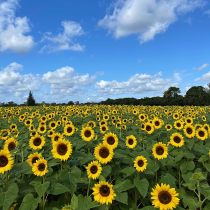
#> input picture the_berry_farms_sunflower_field.jpeg, 210 x 210 px, shrunk from 1440 x 1440 before the run
$ jupyter execute q1.ipynb
#> lines starting #> are read from the running program, lines starting #| are printed output that depends on the picture; after the words box and inside, x2 and y2 are one past the last pixel; in counts of white or black regions, pixels touching at a corner belong together
[cell 1]
import cv2 as cv
import numpy as np
import matplotlib.pyplot as plt
from scipy import ndimage

im = cv.imread("the_berry_farms_sunflower_field.jpeg", cv.IMREAD_REDUCED_COLOR_4)
#> im is the input picture: shape (210, 210, 3); mean B, G, R 119.8, 125.3, 100.4
gray = cv.cvtColor(im, cv.COLOR_BGR2GRAY)
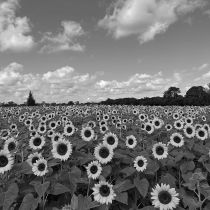
#> gray: shape (210, 210); min 5, max 251, mean 117.2
gray = gray.astype(np.float32) / 255.0

sigma_min = 1
sigma_max = 20
num_scales = 50
sigma_values = np.linspace(sigma_min, sigma_max, num_scales) #linear spacing of values from 1 to 21

log_responses = []

for sigma in sigma_values:
    blurred = cv.GaussianBlur(gray, (0, 0), sigma)
    laplacian = cv.Laplacian(blurred, cv.CV_32F)
    log_normalized = (sigma ** 2) * np.abs(laplacian) #scale normalize the laplacian
    log_responses.append(log_normalized)
#> this loop made 50 passes
#> pass 1, `blurred = cv.GaussianBlur(gray, (0, 0), sigma)`:
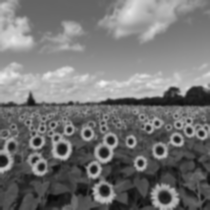
#> blurred: shape (210, 210) float32; min 0.033, max 0.946, mean 0.46
#> pass 1, `laplacian = cv.Laplacian(blurred, cv.CV_32F)`:
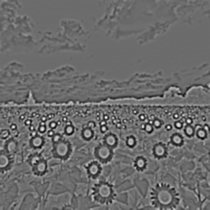
#> laplacian: shape (210, 210) float32; min -0.242, max 0.328, mean 2.35e-05; drawn with min black and max white
#> pass 1, `log_normalized = (sigma ** 2) * np.abs(laplacian)`:
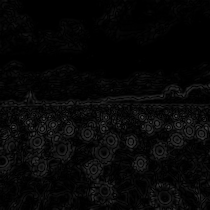
#> log_normalized: shape (210, 210) float32; min 1.19e-07, max 0.328, mean 0.0296
#> after the loop:
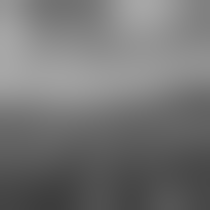
#> blurred: shape (210, 210) float32; min 0.24, max 0.658, mean 0.46
#> after the loop, log_responses = 50 items

log_stack = np.stack(log_responses, axis=2)
print(log_stack)
#> (printed output is left out)
print(log_stack.shape)
#| (210, 210, 50)

print("Finding scale-space extrema...")
threshold = 0.28


blob_candidates = []

# Use non-maximum suppression in 3D
for s in range(1, num_scales - 1):
    for y in range(5, gray.shape[0] - 5):
        for x in range(5, gray.shape[1] - 5):

            # Get local neighborhood (3x3x3)
            local_region = log_stack[y-1:y+2, x-1:x+2, s-1:s+2]
            center_value = log_stack[y, x, s]

            # Check if it's a local maximum and above threshold
            if center_value > threshold and center_value == np.max(local_region):
                # Store (x, y, sigma, response)
                blob_candidates.append((x, y, sigma_values[s], center_value))
#> after the loop, blob_candidates = 28 items, first 6: (188, 121, 1.39, 0.341), (53, 124, 1.39, 0.319), (178, 124, 1.39, 0.363), (42, 128, 1.39, 0.324), (103, 128, 1.39, 0.304), (70, 103, 1.78, 0.288)

print(f"Found {len(blob_candidates)} blob candidates")
#| Found 28 blob candidates

# Non-maximum suppression to remove overlapping detections
def non_max_suppression(blobs, overlap_thresh=0.5):
#> called with overlap_thresh = 0.5
    if len(blobs) == 0:
        return []

    blobs = sorted(blobs, key=lambda b: b[3], reverse=True)
#> blobs = 28 items, first 6: (140, 163, 2.16, 0.371), (69, 129, 1.78, 0.368), (177, 139, 2.16, 0.364), (178, 124, 1.39, 0.363), (130, 141, 1.78, 0.362), (87, 133, 2.16, 0.358)
    keep = []

    for blob in blobs:
        x1, y1, r1, _ = blob
        r1 = r1 * np.sqrt(2)  # Convert sigma to radius

        overlap = False
        for kept_blob in keep:
            x2, y2, r2, _ = kept_blob
            r2 = r2 * np.sqrt(2)

            dist = np.sqrt((x1 - x2)**2 + (y1 - y2)**2)
            if dist < (r1 + r2) * overlap_thresh:
                overlap = True
                break

        if not overlap:
            keep.append(blob)
#> this loop made 28 passes
#> (blob, x1, y1, r1) on passes 1 to 12: ((140, 163, 2.16, 0.371), 140, 163, 3.06), ((69, 129, 1.78, 0.368), 69, 129, 2.51), ((177, 139, 2.16, 0.364), 177, 139, 3.06), ((178, 124, 1.39, 0.363), 178, 124, 1.96), ((130, 141, 1.78, 0.362), 130, 141, 2.51), ((87, 133, 2.16, 0.358), 87, 133, 3.06), ((110, 140, 2.55, 0.356), 110, 140, 3.61), ((201, 133, 1.78, 0.355), 201, 133, 2.51), ((62, 149, 3.33, 0.354), 62, 149, 4.7), ((157, 123, 1.78, 0.353), 157, 123, 2.51), ((93, 169, 2.55, 0.352), 93, 169, 3.61), ((189, 130, 2.16, 0.352), 189, 130, 3.06)
#> after the loop, keep has the same summary as blobs

    return keep

# Apply non-maximum suppression
final_blobs = non_max_suppression(blob_candidates, overlap_thresh=0.5)
#> final_blobs has the same summary as blobs in non_max_suppression
print(f"After NMS: {len(final_blobs)} blobs")
#| After NMS: 28 blobs

# Sort by radius to find largest circles
final_blobs_sorted = sorted(final_blobs, key=lambda b: b[2], reverse=True)
#> final_blobs_sorted = 28 items, first 6: (164, 197, 4.1, 0.346), (62, 149, 3.33, 0.354), (104, 152, 3.33, 0.344), (104, 191, 3.33, 0.34), (31, 101, 3.33, 0.293), (110, 140, 2.55, 0.356)


# Draw circles on the image
result = im.copy()
for i, (x, y, sigma, response) in enumerate(final_blobs_sorted):
    radius = int(sigma * np.sqrt(2))  # Convert sigma to radius

    # Color code: largest circles in red, others in green
    if i < 3:
        color = (0, 0, 255)  # Red for largest
        thickness = 2
    else:
        color = (0, 255, 0)  # Green for others
        thickness = 2

    cv.circle(result, (int(x), int(y)), radius, color, thickness)
#> this loop made 28 passes
#> (x, y, sigma, response, radius, color) on passes 1 to 12: (164, 197, 4.1, 0.346, 5, (0, 0, 255)), (62, 149, 3.33, 0.354, 4, (0, 0, 255)), (104, 152, 3.33, 0.344, 4, (0, 0, 255)), (104, 191, 3.33, 0.34, 4, (0, 255, 0)), (31, 101, 3.33, 0.293, 4, (0, 255, 0)), (110, 140, 2.55, 0.356, 3, (0, 255, 0)), (93, 169, 2.55, 0.352, 3, (0, 255, 0)), (37, 141, 2.55, 0.348, 3, (0, 255, 0)), (41, 167, 2.55, 0.341, 3, (0, 255, 0)), (159, 150, 2.55, 0.334, 3, (0, 255, 0)), (11, 146, 2.55, 0.287, 3, (0, 255, 0)), (140, 163, 2.16, 0.371, 3, (0, 255, 0))
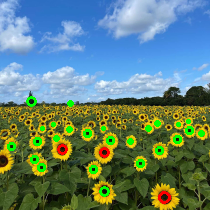
#> result: shape (210, 210, 3); 3.12% of pixels changed, all inside (x1, y1, x2, y2) = (7, 96, 205, 204)


# Display results
plt.figure(figsize=(15, 10))
plt.subplot(1, 2, 1)
plt.imshow(cv.cvtColor(im, cv.COLOR_BGR2RGB))
plt.title('Original Image')
plt.axis('off')

plt.subplot(1, 2, 2)
plt.imshow(cv.cvtColor(result, cv.COLOR_BGR2RGB))
plt.title(f'Detected Blobs (LoG) - {len(final_blobs)} circles')
plt.axis('off')
plt.tight_layout()
plt.show()
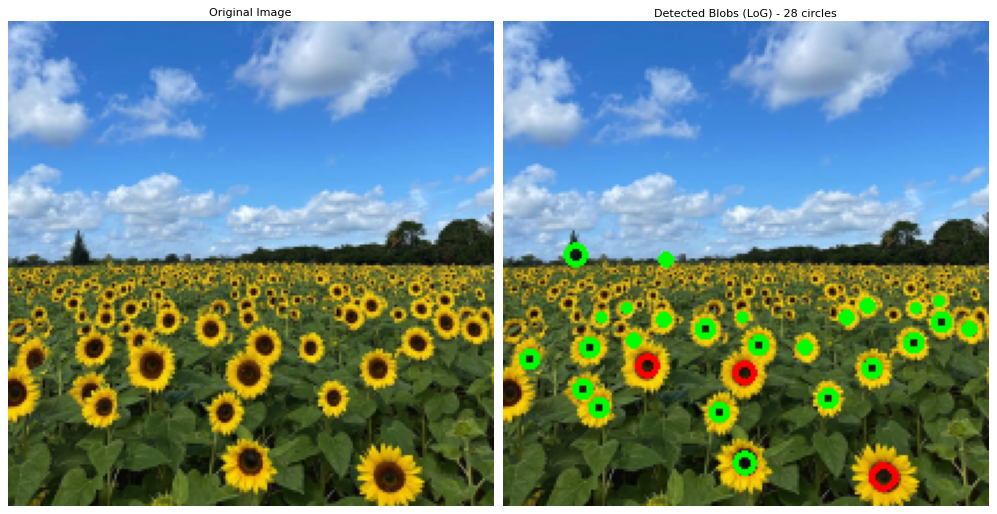
#> figure drawn by matplotlib, 2 panels


# Report the largest circles
print("\n=== RESULTS ===")
print(f"Range of σ values used: {sigma_min} to {sigma_max}")
print(f"Number of scales: {num_scales}")
print(f"\nTop 10 Largest Circles:")
print(f"{'Rank':<6} {'X':<8} {'Y':<8} {'Sigma':<10} {'Radius':<10} {'Response':<10}")
print("-" * 60)
for i, (x, y, sigma, response) in enumerate(final_blobs_sorted[:10], 1):
    radius = sigma * np.sqrt(2)
    print(f"{i:<6} {x:<8.1f} {y:<8.1f} {sigma:<10.2f} {radius:<10.2f} {response:<10.4f}")
#> this loop made 10 passes
#> (x, y, sigma, response, radius) on passes 1 to 10: (164, 197, 4.1, 0.346, 5.8), (62, 149, 3.33, 0.354, 4.7), (104, 152, 3.33, 0.344, 4.7), (104, 191, 3.33, 0.34, 4.7), (31, 101, 3.33, 0.293, 4.7), (110, 140, 2.55, 0.356, 3.61), (93, 169, 2.55, 0.352, 3.61), (37, 141, 2.55, 0.348, 3.61), (41, 167, 2.55, 0.341, 3.61), (159, 150, 2.55, 0.334, 3.61)
#| 1      164.0    197.0    4.10       5.80       0.3459
#| 2      62.0     149.0    3.33       4.70       0.3536
#| 3      104.0    152.0    3.33       4.70       0.3438
#| 4      104.0    191.0    3.33       4.70       0.3395
#| 5      31.0     101.0    3.33       4.70       0.2927
#| 6      110.0    140.0    2.55       3.61       0.3560
#| 7      93.0     169.0    2.55       3.61       0.3519
#| 8      37.0     141.0    2.55       3.61       0.3483
#> (further printed lines are left out)

$ run again, with RYSERA core team.jpg copied over the_berry_farms_sunflower_field.jpeg
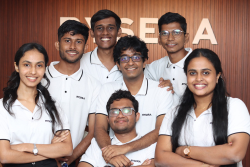
#> input picture RYSERA core team.jpg, 250 x 167 px, shrunk from 1536 x 1024 before the run
#> im is the input picture: shape (167, 250, 3); mean B, G, R 122.1, 131.9, 159.4
#> after the loop `for sigma in sigma_values:`:
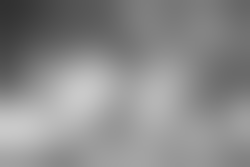
#> blurred: shape (167, 250) float32; min 0.191, max 0.791, mean 0.546
#> after the loop `for sigma in sigma_values:`: log_responses = 50 items
#> (printed output is left out)
#| (167, 250, 50)
#> after the loop `for s in range(1, num_scales - 1):`: blob_candidates = 24 items, first 6: (118, 38, 1.39, 0.319), (190, 51, 1.39, 0.288), (44, 76, 1.78, 0.309), (86, 128, 1.78, 0.284), (88, 20, 2.16, 0.341), (185, 68, 2.16, 0.292)
#| Found 24 blob candidates
#> blobs = 24 items, first 6: (188, 102, 7.59, 0.379), (199, 128, 10.31, 0.378), (235, 105, 6.04, 0.369), (220, 118, 7.2, 0.368), (50, 105, 4.88, 0.361), (221, 138, 6.04, 0.357)
#> the loop in non_max_suppression, `for blob in blobs:` made 24 passes
#> (blob, x1, y1, r1) on passes 1 to 8: ((188, 102, 7.59, 0.379), 188, 102, 10.74), ((199, 128, 10.31, 0.378), 199, 128, 14.58), ((235, 105, 6.04, 0.369), 235, 105, 8.54), ((220, 118, 7.2, 0.368), 220, 118, 10.19), ((50, 105, 4.88, 0.361), 50, 105, 6.9), ((221, 138, 6.04, 0.357), 221, 138, 8.54), ((179, 120, 5.65, 0.341), 179, 120, 7.99), ((88, 20, 2.16, 0.341), 88, 20, 3.06)
#> after the loop in non_max_suppression, `for blob in blobs:`: keep has the same summary as blobs
#> final_blobs has the same summary as blobs in non_max_suppression
#| After NMS: 24 blobs
#> final_blobs_sorted = 24 items, first 6: (199, 128, 10.31, 0.378), (188, 102, 7.59, 0.379), (220, 118, 7.2, 0.368), (93, 154, 6.82, 0.28), (41, 91, 6.43, 0.308), (235, 105, 6.04, 0.369)
#> the loop `for i, (x, y, sigma, response) in enumerate(final_blobs_sorted):` made 24 passes
#> (x, y, sigma, response, radius, color) on passes 1 to 8: (199, 128, 10.31, 0.378, 14, (0, 0, 255)), (188, 102, 7.59, 0.379, 10, (0, 0, 255)), (220, 118, 7.2, 0.368, 10, (0, 0, 255)), (93, 154, 6.82, 0.28, 9, (0, 255, 0)), (41, 91, 6.43, 0.308, 9, (0, 255, 0)), (235, 105, 6.04, 0.369, 8, (0, 255, 0)), (221, 138, 6.04, 0.357, 8, (0, 255, 0)), (179, 120, 5.65, 0.341, 7, (0, 255, 0))
#> `plt.show()`:
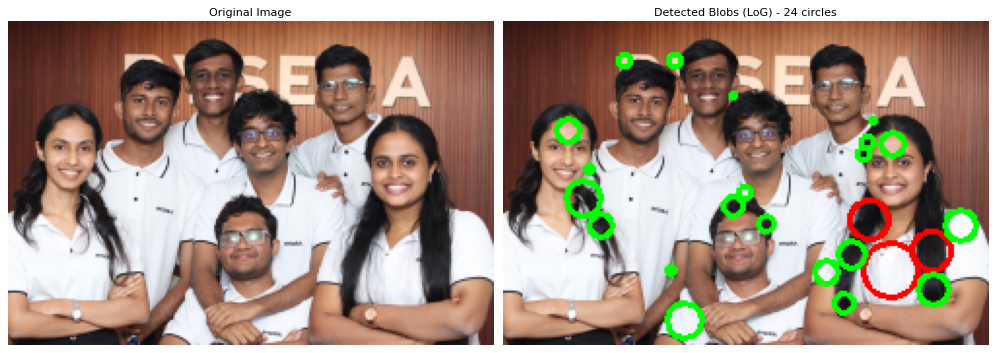
#> figure drawn by matplotlib, 2 panels
#> the loop `for i, (x, y, sigma, response) in enumerate(final_blobs_sorted[:10], 1):` made 10 passes
#> (x, y, sigma, response, radius) on passes 1 to 8: (199, 128, 10.31, 0.378, 14.58), (188, 102, 7.59, 0.379, 10.74), (220, 118, 7.2, 0.368, 10.19), (93, 154, 6.82, 0.28, 9.64), (41, 91, 6.43, 0.308, 9.09), (235, 105, 6.04, 0.369, 8.54), (221, 138, 6.04, 0.357, 8.54), (179, 120, 5.65, 0.341, 7.99)
#> (printed output is left out)
